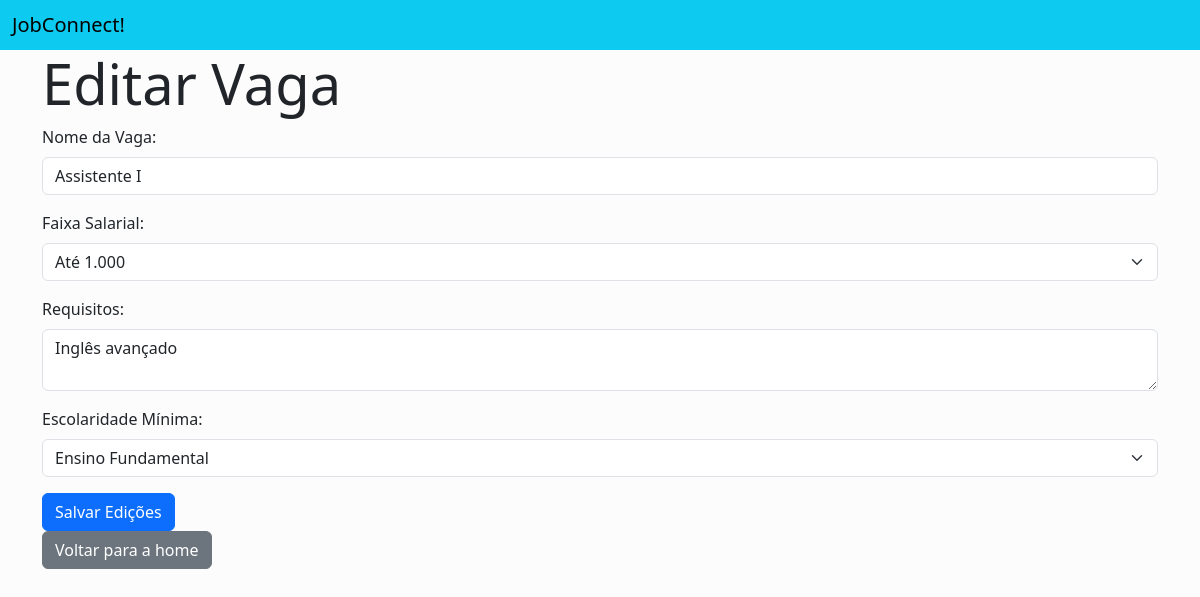
/vagas/1/editar/ (signed in), run on the app's committed database.
### app_dash/models.py (models this page shows, shortened)
class Vaga(models.Model):
    FAIXA_SALARIAL_CHOICES = [
        ('1', 'Até 1.000'),
        ('2', 'De 1.000 a 2.000'),
        ('3', 'De 2.000 a 3.000'),
        ('4', 'Acima de 3.000'),
    ]
    ESCOLARIDADE_CHOICES = [
        ('EF', 'Ensino Fundamental'),
        ('EM', 'Ensino Médio'),
        ('TEC', 'Tecnólogo'),
        ('ES', 'Ensino Superior'),
        ('POS', 'Pós / MBA / Mestrado'),
        ('DOUT', 'Doutorado'),
    ]
    nome = models.CharField(max_length=255)
    faixa_salarial = models.CharField(
        max_length=1, choices=FAIXA_SALARIAL_CHOICES)
    requisitos = models.TextField()
    escolaridade_minima = models.CharField(
        max_length=4, choices=ESCOLARIDADE_CHOICES)
    data_criacao = models.DateTimeField(default=timezone.now)

### app_dash/views.py (the view, shortened to what this page needs)
# urls.py: path('vagas/<int:vaga_id>/editar/', views.editar_vaga, name='editar_vaga'),
@login_required
def editar_vaga(request, vaga_id):
    vaga = get_object_or_404(Vaga, pk=vaga_id)
    return render(request, 'empresa/vagas/editar_vaga.html', {'vaga': vaga})

### app_dash/templates/empresa/vagas/editar_vaga.html (shortened to what this page needs)
{% extends 'base.html' %}
{% block content %}
<div class="container">
    <h1 class="display-4">Editar Vaga</h1>
    <form method="post">
        <div class="mb-3">
            <label for="nome" class="form-label">Nome da Vaga:</label>
            <input type="text" id="nome" name="nome" value="{{ vaga.nome }}" class="form-control" required>
        </div>
        <div class="mb-3">
            <label for="faixa_salarial" class="form-label">Faixa Salarial:</label>
            <select id="faixa_salarial" name="faixa_salarial" class="form-select" required>
                <option value="1" {% if vaga.faixa_salarial == '1' %}selected{% endif %}>Até 1.000</option>
            </select>
        </div>
        <div class="mb-3">
            <label for="requisitos" class="form-label">Requisitos:</label>
            <textarea id="requisitos" name="requisitos" class="form-control" required>{{ vaga.requisitos }}</textarea>
        </div>
        <div class="mb-3">
            <label for="escolaridade_minima" class="form-label">Escolaridade Mínima:</label>
            <select id="escolaridade_minima" name="escolaridade_minima" class="form-select" required>
                <option value="EF" {% if vaga.escolaridade_minima == 'EF' %}selected{% endif %}>Ensino Fundamental</option>
            </select>
        </div>
        <button type="submit" class="btn btn-primary">Salvar Edições</button>
    </form>
    <a href="{% url 'pagina_apos_cadastro_empresa' %}" class="btn btn-secondary">Voltar para a home</a>
</div>
{% endblock %}

### data on the page
Vaga: nome "Assistente I", faixa_salarial "Até 1.000", requisitos "Inglês avançado", escolaridade_minima "Ensino Fundamental"
